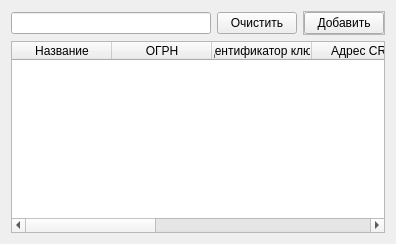
          <widget class="QWidget" name="tab_8">
           <attribute name="title">
            <string>Свои CRL</string>
           </attribute>
           <layout class="QVBoxLayout" name="verticalLayout_20">
            <item>
             <layout class="QHBoxLayout" name="horizontalLayout_48">
              <item alignment="Qt::AlignLeft">
               <widget class="QFrame" name="frame_8">
                <property name="frameShape">
                 <enum>QFrame::NoFrame</enum>
                </property>
                <property name="frameShadow">
                 <enum>QFrame::Raised</enum>
                </property>
                <layout class="QVBoxLayout" name="verticalLayout_32">
                 <property name="spacing">
                  <number>6</number>
                 </property>
                 <property name="leftMargin">
                  <number>0</number>
                 </property>
                 <property name="topMargin">
                  <number>0</number>
                 </property>
                 <property name="rightMargin">
                  <number>0</number>
                 </property>
                 <property name="bottomMargin">
                  <number>0</number>
                 </property>
                 <item>
                  <layout class="QHBoxLayout" name="horizontalLayout_11">
                   <item>
                    <widget class="QLineEdit" name="lineEdit_5">
                     <property name="sizePolicy">
                      <sizepolicy hsizetype="Preferred" vsizetype="Fixed">
                       <horstretch>0</horstretch>
                       <verstretch>0</verstretch>
                      </sizepolicy>
                     </property>
                     <property name="minimumSize">
                      <size>
                       <width>200</width>
                       <height>0</height>
                      </size>
                     </property>
                     <property name="maximumSize">
                      <size>
                       <width>200</width>
                       <height>16777215</height>
                      </size>
                     </property>
                    </widget>
                   </item>
                   <item>
                    <widget class="QPushButton" name="pushButton_11">
                     <property name="maximumSize">
                      <size>
                       <width>100</width>
                       <height>16777215</height>
                      </size>
                     </property>
                     <property name="text">
                      <string>Очистить</string>
                     </property>
                    </widget>
                   </item>
                  </layout>
                 </item>
                </layout>
               </widget>
              </item>
              <item alignment="Qt::AlignRight">
               <widget class="QFrame" name="frame_29">
                <property name="frameShape">
                 <enum>QFrame::StyledPanel</enum>
                </property>
                <property name="frameShadow">
                 <enum>QFrame::Raised</enum>
                </property>
                <layout class="QHBoxLayout" name="horizontalLayout_50">
                 <property name="leftMargin">
                  <number>0</number>
                 </property>
                 <property name="topMargin">
                  <number>0</number>
                 </property>
                 <property name="rightMargin">
                  <number>0</number>
                 </property>
                 <property name="bottomMargin">
                  <number>0</number>
                 </property>
                 <item alignment="Qt::AlignRight">
                  <widget class="QPushButton" name="pushButton_25">
                   <property name="maximumSize">
                    <size>
                     <width>100</width>
                     <height>16777215</height>
                    </size>
                   </property>
                   <property name="text">
                    <string>Добавить</string>
                   </property>
                  </widget>
                 </item>
                </layout>
               </widget>
              </item>
             </layout>
            </item>
            <item>
             <widget class="QTableWidget" name="tableWidget_5">
              <property name="sortingEnabled">
               <bool>true</bool>
              </property>
              <column>
               <property name="text">
                <string>Название</string>
               </property>
              </column>
              <column>
               <property name="text">
                <string>ОГРН</string>
               </property>
              </column>
              <column>
               <property name="text">
                <string>Идентификатор ключа</string>
               </property>
              </column>
              <column>
               <property name="text">
                <string>Адрес CRL</string>
               </property>
              </column>
              <column>
               <property name="text">
                <string>Последнее скачивание</string>
               </property>
              </column>
              <column>
               <property name="text">
                <string>Cледующее обновление</string>
               </property>
              </column>
              <column>
               <property name="text">
                <string/>
               </property>
              </column>
              <column>
               <property name="text">
                <string/>
               </property>
              </column>
             </widget>
            </item>
           </layout>
          </widget>
